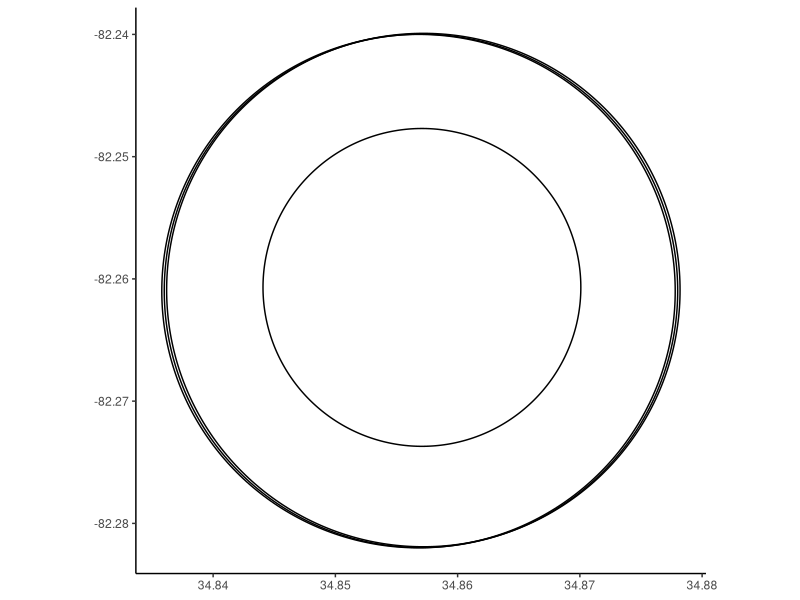

R code for this plot:
library(ggplot2)
library(ggforce)

dat = read.table(text="        x           y     sizes
  34.856800  -82.260998 .021
                 34.857002  -82.260976 .021
                 34.857196  -82.260912 .021
                 34.857079  -82.260696 .013", header=TRUE)

ggplot(dat, aes(x0=x, y0=y, r=sizes)) + 
  geom_circle() + coord_equal() + theme_classic()
